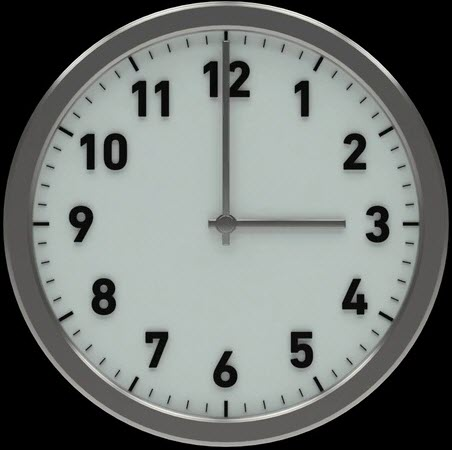
//> input picture ITEM 50-59/ITEM51 OpenCV_Polar/image/clock.jpg, 452 x 450 px
$ ./OpenCV_WarpPolar   (built with g++ and OpenCV 4)
//> lines starting //> are read from the running program, lines starting //| are printed output that depends on the picture
#include <opencv2/opencv.hpp>
#include <iostream>

using namespace cv;
using namespace std;

int main()
{
	// log_polar_img 半对数极坐标变换结果
	// lin_polar_img 极坐标变换结果
	// recovered_log_polar 半对数极坐标逆变换结果
	// recovered_lin_polar_img 极坐标逆变换结果
	Mat log_polar_img, lin_polar_img, recovered_log_polar, recovered_lin_polar_img;
	// INTER_LINEAR 双线性插值，WARP_FILL_OUTLIERS填充所有目标图像像素
	int flags = INTER_LINEAR + WARP_FILL_OUTLIERS;

	// 读图
	String imagepath = "image/clock.jpg";
	Mat src = imread(imagepath);
//> src is the input picture: 450 rows x 452 cols, CV_8UC3; mean B, G, R 114.9, 117.8, 112.6
	if (src.empty())
	{
		fprintf(stderr, "Could not initialize capturing...\n");
		return -1;
	}

	// 圆心坐标
	Point2f center((float)src.cols / 2, (float)src.rows / 2);
//> center = Point(226, 225)
	// 圆的半径
	double maxRadius = min(center.y, center.x);
//> maxRadius = 225

	// direct transform
	// linear Polar 极坐标变换, Size()表示OpenCV根据输入自行决定输出图像尺寸
	warpPolar(src, lin_polar_img, Size(), center, maxRadius, flags);
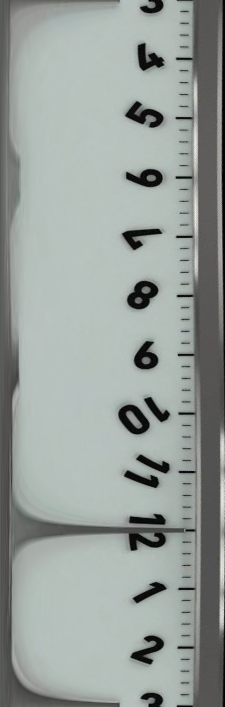
//> lin_polar_img: 707 rows x 225 cols, CV_8UC3; mean B, G, R 155, 159, 151.4
	// semilog Polar 半对数极坐标变换, Size()表示OpenCV根据输入自行决定输出图像尺寸
	warpPolar(src, log_polar_img, Size(), center, maxRadius, flags + WARP_POLAR_LOG);
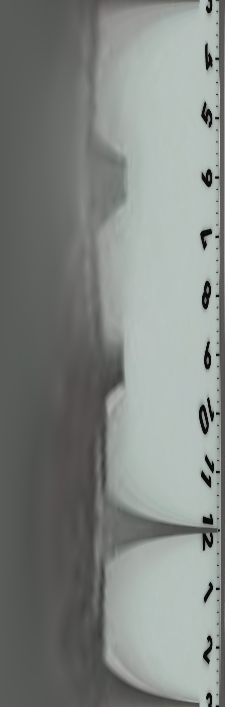
//> log_polar_img: 707 rows x 225 cols, CV_8UC3; mean B, G, R 130.3, 133.8, 128.9
	// inverse transform 逆变换
	warpPolar(lin_polar_img, recovered_lin_polar_img, src.size(), center, maxRadius, flags + WARP_INVERSE_MAP);
	warpPolar(log_polar_img, recovered_log_polar, src.size(), center, maxRadius, flags + WARP_POLAR_LOG + WARP_INVERSE_MAP);
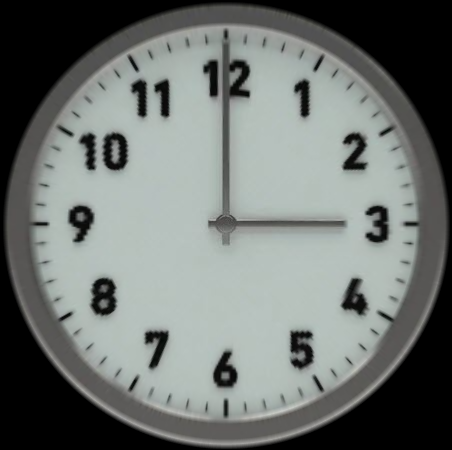
//> recovered_log_polar: 450 rows x 452 cols, CV_8UC3; mean B, G, R 113, 115.9, 110.6

	// 改变结果方向
	// rotate(lin_polar_img, lin_polar_img, ROTATE_90_CLOCKWISE);

	// 展示图片
	imshow("Src frame", src);
	imshow("Log-Polar", log_polar_img);
	imshow("Linear-Polar", lin_polar_img);
	imshow("Recovered Linear-Polar", recovered_lin_polar_img);
	imshow("Recovered Log-Polar", recovered_log_polar);
	waitKey(0);
	system("pause");
	return 0;
}
